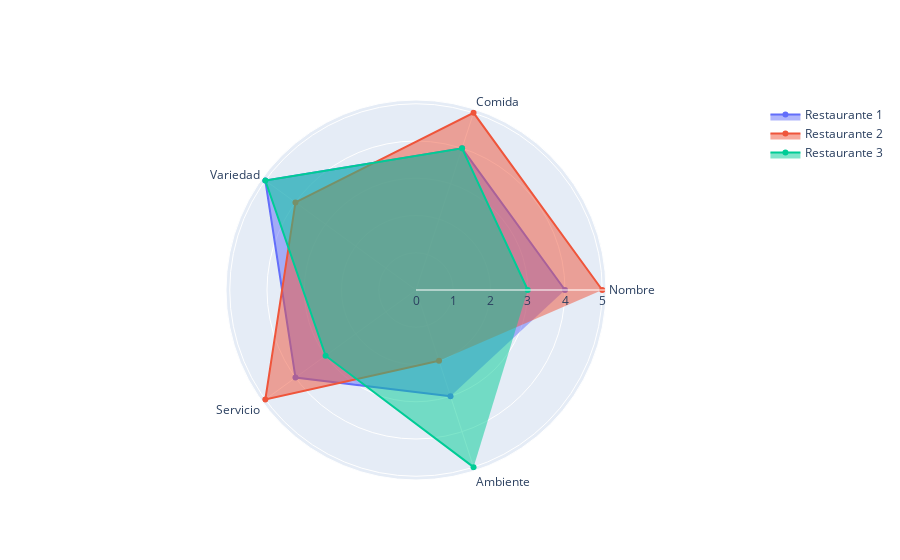

Notebook cell for this chart:
### Code cell
categorias = df.columns.values
fig = go.Figure()

fig.add_trace(
    go.Scatterpolar(
        r=df.iloc[0, 1:],
        theta=categorias,
        fill="toself",
        name="Restaurante 1"
    )
)

fig.add_trace(
    go.Scatterpolar(
        r=df.iloc[1, 1:],
        theta=categorias,
        fill="toself",
        name="Restaurante 2"
    )
)

fig.add_trace(
    go.Scatterpolar(
        r=df.iloc[2, 1:],
        theta=categorias,
        fill="toself",
        name="Restaurante 3"
    )
)

fig.show()

### Figure 1 — Plotly figure (JSON) as saved in the notebook; plotly's stock layout.template omitted (floating-point values rounded to 4 significant figures)
{"data": [{"fill": "toself", "name": "Restaurante 1", "r": [4, 4, 5, 4, 3], "theta": ["Nombre", "Comida", "Variedad", "Servicio", "Ambiente", "Precio"], "type": "scatterpolar", "visible": true}, {"fill": "toself", "name": "Restaurante 2", "r": [5, 5, 4, 5, 2], "theta": ["Nombre", "Comida", "Variedad", "Servicio", "Ambiente", "Precio"], "type": "scatterpolar", "visible": true}, {"fill": "toself", "name": "Restaurante 3", "r": [3, 4, 5, 3, 5], "theta": ["Nombre", "Comida", "Variedad", "Servicio", "Ambiente", "Precio"], "type": "scatterpolar", "visible": true}], "layout": {"autosize": true, "dragmode": "zoom", "polar": {"angularaxis": {"type": "category"}, "radialaxis": {"autorange": true, "range": [0, 5.217], "type": "linear"}}}}
